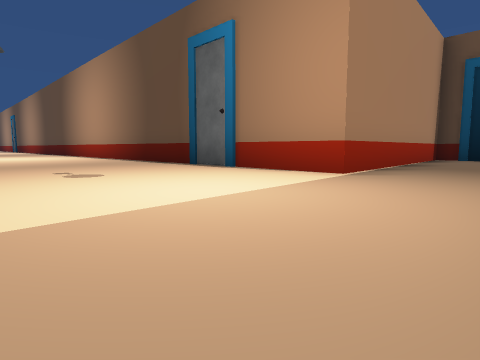
View 1 (above)

19 first-person views from a walk through a Unity game level. The camera is 0.33 m above the floor, tilts 6° down and sees 75° across. Doors are open. The floor is counted in squares, 1 m on a side. Each view is taken from the middle of a square. On the plan, view 1 faces up. The plan holds only what a view shows up to about 9 squares ahead; the rest is blank. The place goes on beyond the plan.

View 2
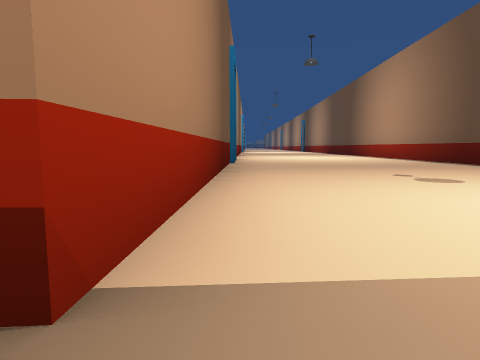

View 3
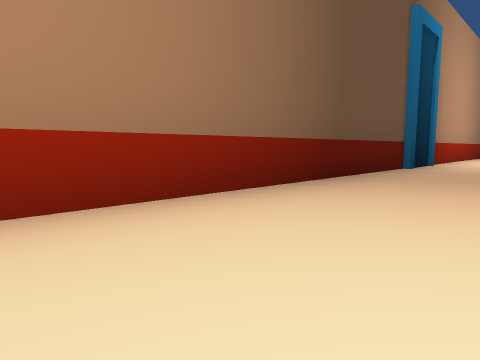

View 4
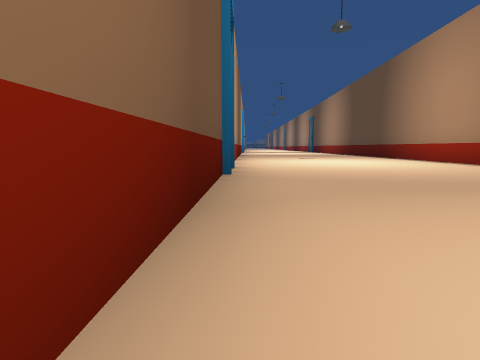

View 5
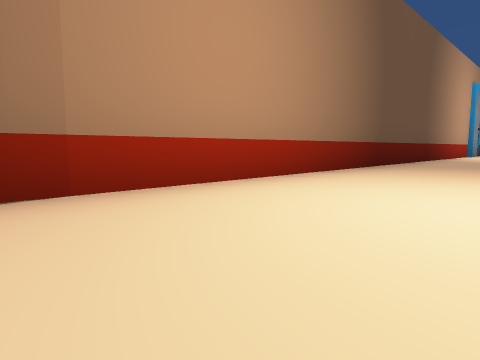

View 6
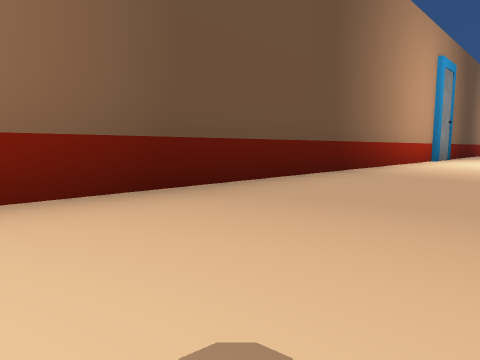

View 7
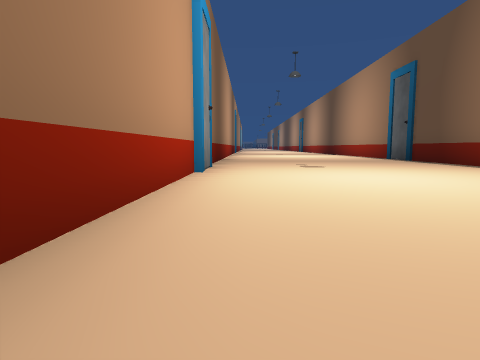

View 8
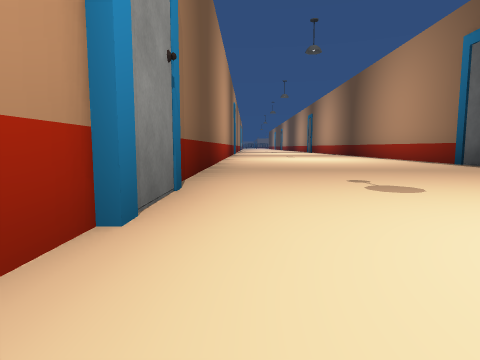

View 9
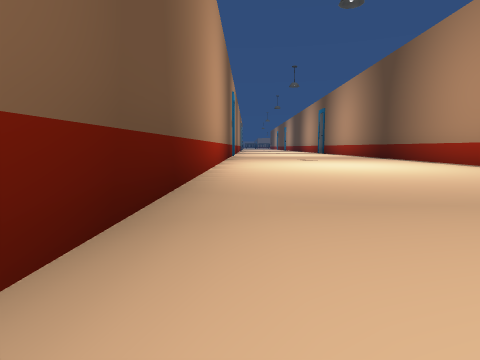

View 10
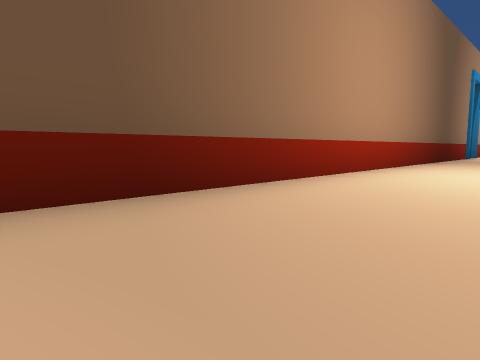

View 11
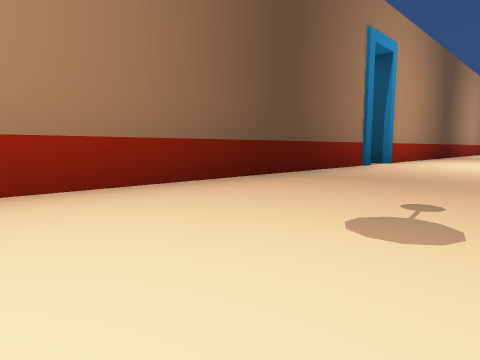

View 12
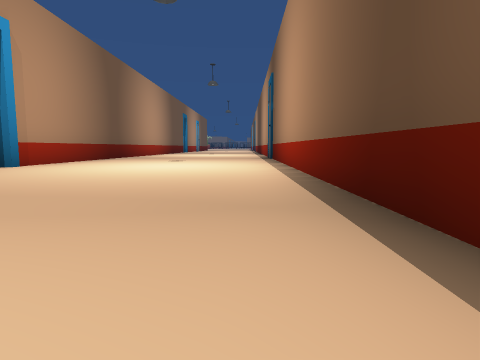

View 13
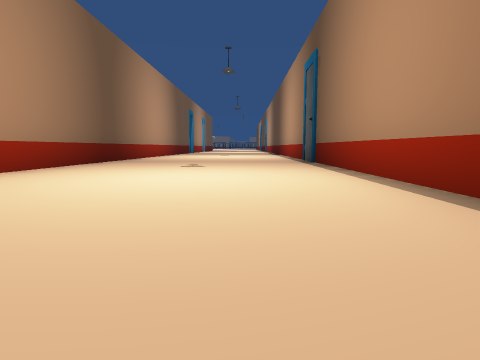

View 14
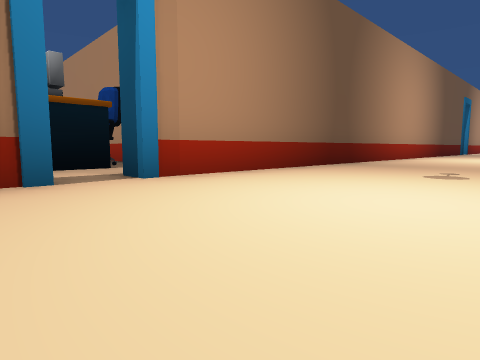

View 15
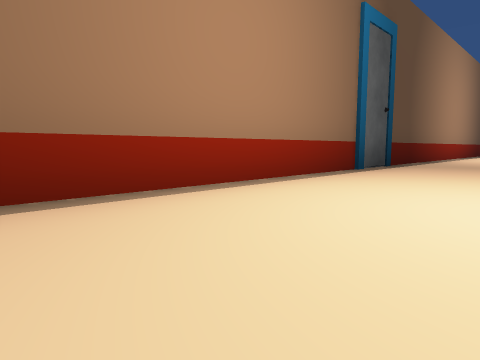

View 16
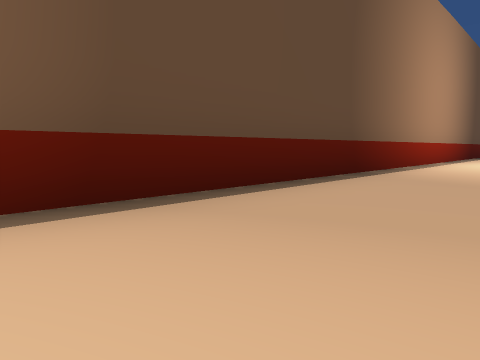

View 17
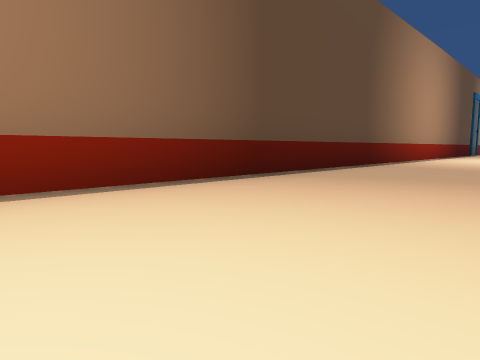

View 18
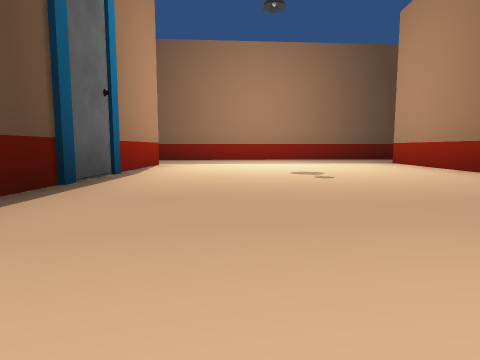

View 19
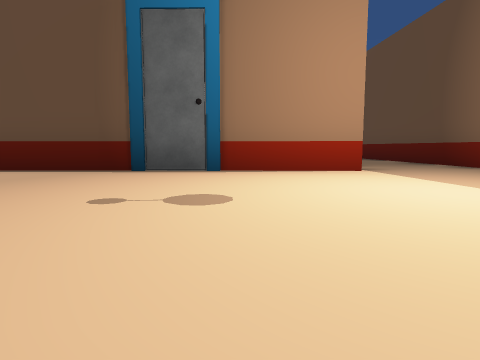

### Floor plan
Points are (right, up) in squares from view 1. A wall is a line through its corners. A room is listed if a view was taken in it or the views show most of it. See-through windows are left out.
Room 1 (views 1, 2, 3, 4, 5, 6, 7, 8, 9, 10, 11, 12, 13, 14, 15, 16, 17, 18, 19)
walls: (-0.8, 6.3) (-23.3, 29.6); (-0.1, 5.3) (-1.1, 6.2); (-24.8, 24.4) (-1.6, 0.1); (2.3, 4.8) (1.5, 3.9) (-0.7, 6.2); (-0.6, -1.6) (4.2, 4); (-29.5, 29.3) (-25.3, 24.9)
ways out: opening at (3, 4); open door at (-25, 24.5)

Where each view was taken, in squares from view 1:
view 1: 0 up, 0 right, facing up
view 2: 0 up, 1 left, facing up-left
view 3: 2 up, 1 left, facing left
view 4: 2 up, 3 left, facing up-left
view 5: 7 up, 5 left, facing left
view 6: 10 up, 8 left, facing left
view 7: 12 up, 12 left, facing up-left
view 8: 14 up, 14 left, facing up-left
view 9: 16 up, 16 left, facing up-left
view 10: 18 up, 16 left, facing left
view 11: 22 up, 19 left, facing left
view 12: 24 up, 19 left, facing up-left
view 13: 25 up, 21 left, facing up-left
view 14: 26 up, 22 left, facing left
view 15: 23 up, 20 left, facing right
view 16: 14 up, 11 left, facing right
view 17: 15 up, 13 left, facing right
view 18: 7 up, 4 left, facing down-right
view 19: 2 up, 3 left, facing up-right
